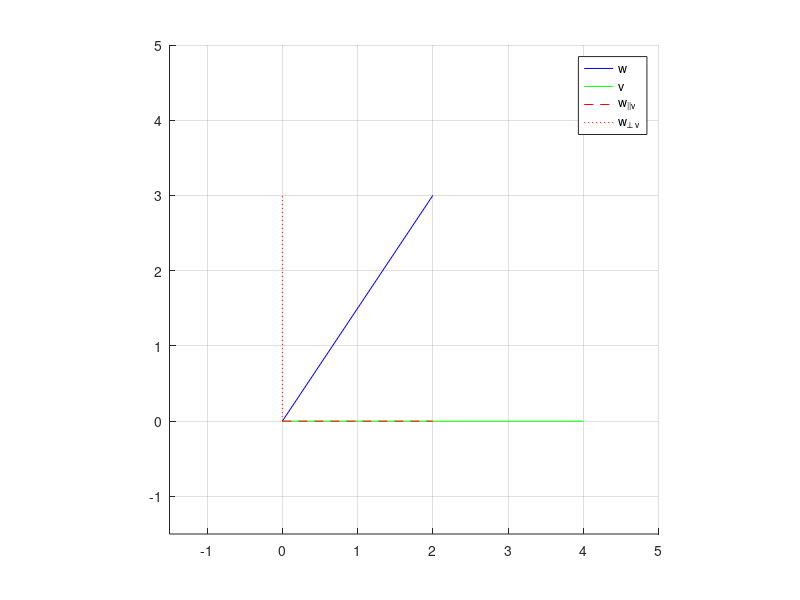

Write the MATLAB code that produced this figure.
% decompose w to 2 vectors having v as a reference.

% vector w, to be decomposed.
w = [ 2 3 ]';

% vector v, the reference.
v = [ 4 0 ]';

% compute w-parallel-to-v.
wParallel = ((w' * v) / (v' * v)) * v;

% compute w-orthogonal-to-v.
wOrth = w - wParallel;

% confirm results algebraically (sum to w, orthogonal components).
disp('Original vector: ');
disp(w);
disp('Vector from decomposition: ');
disp(wParallel + wOrth);
disp('Dot is: ');
disp(dot(wParallel, wOrth));

% plot all four vectors.
figure(1), clf
hold on
plot([0 w(1)], [0 w(2)], 'Color', 'b');
plot([0 v(1)], [0 v(2)], 'Color', 'g');
plot([0 wParallel(1)], [0 wParallel(2)], 'r--');
plot([0 wOrth(1)], [0 wOrth(2)], 'r:');

legend({'w'; 'v'; 'w_{||v}'; 'w_{\perp v}'});
axis([-.3 1 -.3 1]*5);
axis square
grid on
